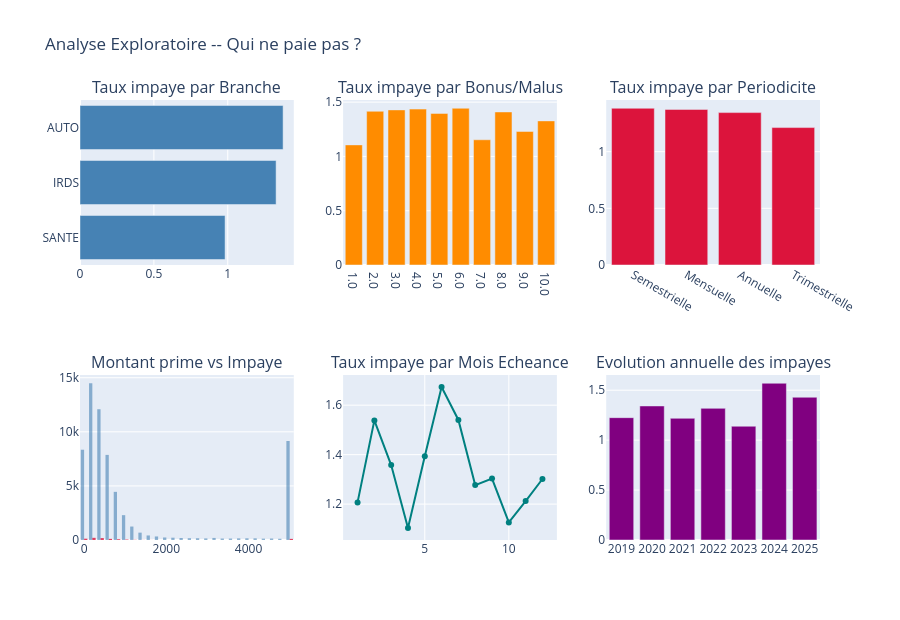

This figure's notebook cell:
### Markdown cell above
## 1bis. Analyse exploratoire — Qui ne paie pas ?

Avant de construire les features, on regarde comment le taux d'impaye varie selon la branche, le bonus/malus, la periodicite, le montant de prime, le mois d'echeance et l'annee. Cela permet de verifier que les signaux qu'on va encoder en features ont bien un pouvoir discriminant visible "a l'oeil".

### Code cell
import plotly.graph_objects as go
from plotly.subplots import make_subplots

# Preparation du DataFrame em_valid avec label impaye et features de base
em_valid = em.copy()
if 'LABEL_IMPAYE' not in em_valid.columns:
    # Construction du label : une quittance est impayee si elle apparait dans imp
    em_valid['LABEL_IMPAYE'] = em_valid['NUM_QUITTANCE'].isin(imp['NUM_QUITTANCE']).astype(int)
if 'MOIS_ECHEANCE' not in em_valid.columns and 'DATE_ECHEANCE' in em_valid.columns:
    em_valid['MOIS_ECHEANCE'] = em_valid['DATE_ECHEANCE'].dt.month
if 'ANNEE_ECHEANCE' not in em_valid.columns and 'DATE_ECHEANCE' in em_valid.columns:
    em_valid['ANNEE_ECHEANCE'] = em_valid['DATE_ECHEANCE'].dt.year

fig = make_subplots(rows=2, cols=3, subplot_titles=[
    'Taux impaye par Branche',
    'Taux impaye par Bonus/Malus',
    'Taux impaye par Periodicite',
    'Montant prime vs Impaye',
    'Taux impaye par Mois Echeance',
    'Evolution annuelle des impayes'
])

# Par branche
br = em_valid.groupby('BRANCHE')['LABEL_IMPAYE'].mean().sort_values(ascending=True) * 100
fig.add_trace(go.Bar(x=br.values, y=br.index, orientation='h',
                     marker_color='steelblue'), row=1, col=1)

# Par bonus/malus
bm = em_valid.groupby('BONUS_MALUS')['LABEL_IMPAYE'].mean() * 100
fig.add_trace(go.Bar(x=bm.index.astype(str), y=bm.values,
                     marker_color='darkorange'), row=1, col=2)

# Par periodicite
per_map = {'A': 'Annuelle', 'S': 'Semestrielle', 'T': 'Trimestrielle', 'C': 'Mensuelle'}
em_valid['PERIODICITE_LIB'] = em_valid['PERIODICITE'].map(per_map).fillna(em_valid['PERIODICITE'])
per = em_valid.groupby('PERIODICITE_LIB')['LABEL_IMPAYE'].mean().sort_values(ascending=False) * 100
fig.add_trace(go.Bar(x=per.index, y=per.values,
                     marker_color='crimson'), row=1, col=3)

# Montant prime (boxplot proxy via histogram)
em_valid['MT_PTT_CLIP'] = em_valid['MT_PTT'].clip(0, 5000)
fig.add_trace(go.Histogram(x=em_valid[em_valid['LABEL_IMPAYE']==0]['MT_PTT_CLIP'],
                            nbinsx=40, name='Payee', opacity=0.6,
                            marker_color='steelblue'), row=2, col=1)
fig.add_trace(go.Histogram(x=em_valid[em_valid['LABEL_IMPAYE']==1]['MT_PTT_CLIP'],
                            nbinsx=40, name='Impayee', opacity=0.8,
                            marker_color='crimson'), row=2, col=1)

# Par mois echeance
mo = em_valid.groupby('MOIS_ECHEANCE')['LABEL_IMPAYE'].mean() * 100
fig.add_trace(go.Scatter(x=mo.index, y=mo.values, mode='lines+markers',
                          marker_color='teal'), row=2, col=2)

# Par annee
yr = em_valid[em_valid['ANNEE_ECHEANCE'].between(2019,2025)].groupby('ANNEE_ECHEANCE')['LABEL_IMPAYE'].mean() * 100
fig.add_trace(go.Bar(x=yr.index.astype(str), y=yr.values,
                     marker_color='purple'), row=2, col=3)

fig.update_layout(height=620, title_text='Analyse Exploratoire -- Qui ne paie pas ?',
                  showlegend=False)
fig.show()
# Table de taux d'impaye par croisement branche x periodicite
pivot = em_valid.pivot_table(
    values='LABEL_IMPAYE',
    index='BRANCHE',
    columns='PERIODICITE_LIB',
    aggfunc='mean'
) * 100

display(
    pivot.style
    .background_gradient(cmap='YlOrRd', axis=None)
    .format('{:.1f}%')
    .set_caption("Taux d'impaye (%) -- Branche x Periodicite")
)

### Figure 1 — Plotly figure (JSON) as saved in the notebook; plotly's stock layout.template omitted (floating-point values rounded to 4 significant figures; data arrays with more than 128 entries replaced by an {"elided": "..."} marker saying what was removed)
{"data": [{"marker": {"color": "steelblue"}, "orientation": "h", "type": "bar", "x": [0.9817, 1.327, 1.374], "xaxis": "x", "y": ["SANTE", "IRDS", "AUTO"], "yaxis": "y"}, {"marker": {"color": "darkorange"}, "type": "bar", "x": ["1.0", "2.0", "3.0", "4.0", "5.0", "6.0", "7.0", "8.0", "9.0", "10.0"], "xaxis": "x2", "y": [1.106, 1.416, 1.429, 1.436, 1.396, 1.444, 1.153, 1.41, 1.23, 1.327], "yaxis": "y2"}, {"marker": {"color": "crimson"}, "type": "bar", "x": ["Semestrielle", "Mensuelle", "Annuelle", "Trimestrielle"], "xaxis": "x3", "y": [1.383, 1.373, 1.345, 1.212], "yaxis": "y3"}, {"marker": {"color": "steelblue"}, "name": "Payee", "nbinsx": 40, "opacity": 0.6, "type": "histogram", "x": {"elided": "64132 float values"}, "xaxis": "x4", "yaxis": "y4"}, {"marker": {"color": "crimson"}, "name": "Impayee", "nbinsx": 40, "opacity": 0.8, "type": "histogram", "x": {"elided": "868 float values"}, "xaxis": "x4", "yaxis": "y4"}, {"marker": {"color": "teal"}, "mode": "lines+markers", "type": "scatter", "x": [1, 2, 3, 4, 5, 6, 7, 8, 9, 10, 11, 12], "xaxis": "x5", "y": [1.207, 1.538, 1.358, 1.103, 1.393, 1.673, 1.54, 1.277, 1.303, 1.126, 1.212, 1.302], "yaxis": "y5"}, {"marker": {"color": "purple"}, "type": "bar", "x": ["2019", "2020", "2021", "2022", "2023", "2024", "2025"], "xaxis": "x6", "y": [1.225, 1.342, 1.218, 1.318, 1.139, 1.569, 1.429], "yaxis": "y6"}], "layout": {"annotations": [{"font": {"size": 16}, "showarrow": false, "text": "Taux impaye par Branche", "x": 0.1444, "xanchor": "center", "xref": "paper", "y": 1, "yanchor": "bottom", "yref": "paper"}, {"font": {"size": 16}, "showarrow": false, "text": "Taux impaye par Bonus/Malus", "x": 0.5, "xanchor": "center", "xref": "paper", "y": 1, "yanchor": "bottom", "yref": "paper"}, {"font": {"size": 16}, "showarrow": false, "text": "Taux impaye par Periodicite", "x": 0.8556, "xanchor": "center", "xref": "paper", "y": 1, "yanchor": "bottom", "yref": "paper"}, {"font": {"size": 16}, "showarrow": false, "text": "Montant prime vs Impaye", "x": 0.1444, "xanchor": "center", "xref": "paper", "y": 0.375, "yanchor": "bottom", "yref": "paper"}, {"font": {"size": 16}, "showarrow": false, "text": "Taux impaye par Mois Echeance", "x": 0.5, "xanchor": "center", "xref": "paper", "y": 0.375, "yanchor": "bottom", "yref": "paper"}, {"font": {"size": 16}, "showarrow": false, "text": "Evolution annuelle des impayes", "x": 0.8556, "xanchor": "center", "xref": "paper", "y": 0.375, "yanchor": "bottom", "yref": "paper"}], "height": 620, "showlegend": false, "title": {"text": "Analyse Exploratoire -- Qui ne paie pas ?"}, "xaxis": {"anchor": "y", "domain": [0, 0.2889]}, "xaxis2": {"anchor": "y2", "domain": [0.3556, 0.6444]}, "xaxis3": {"anchor": "y3", "domain": [0.7111, 1]}, "xaxis4": {"anchor": "y4", "domain": [0, 0.2889]}, "xaxis5": {"anchor": "y5", "domain": [0.3556, 0.6444]}, "xaxis6": {"anchor": "y6", "domain": [0.7111, 1]}, "yaxis": {"anchor": "x", "domain": [0.625, 1]}, "yaxis2": {"anchor": "x2", "domain": [0.625, 1]}, "yaxis3": {"anchor": "x3", "domain": [0.625, 1]}, "yaxis4": {"anchor": "x4", "domain": [0, 0.375]}, "yaxis5": {"anchor": "x5", "domain": [0, 0.375]}, "yaxis6": {"anchor": "x6", "domain": [0, 0.375]}}}
